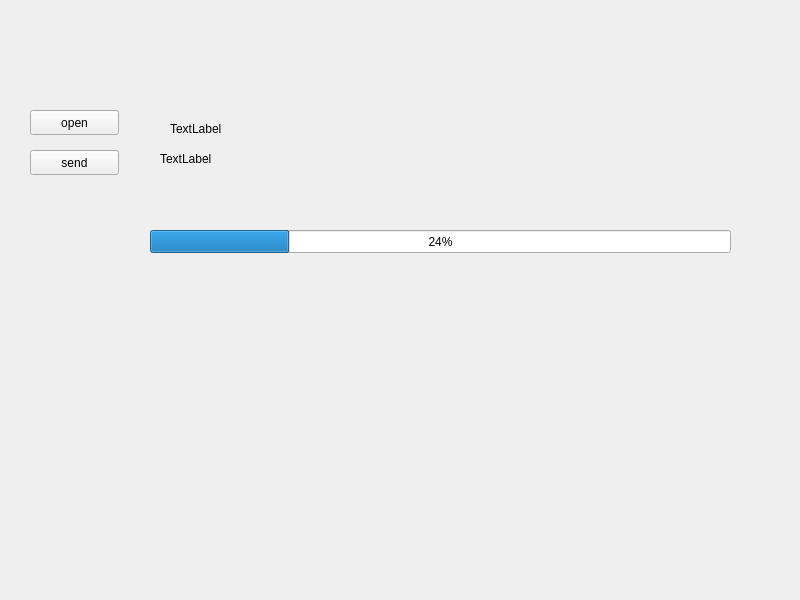
<?xml version="1.0" encoding="UTF-8"?>
<ui version="4.0">
 <class>Widget</class>
 <widget class="QWidget" name="Widget">
  <property name="geometry">
   <rect>
    <x>0</x>
    <y>0</y>
    <width>800</width>
    <height>600</height>
   </rect>
  </property>
  <property name="windowTitle">
   <string>Widget</string>
  </property>
  <widget class="QPushButton" name="openpushbutton">
   <property name="geometry">
    <rect>
     <x>30</x>
     <y>110</y>
     <width>89</width>
     <height>25</height>
    </rect>
   </property>
   <property name="text">
    <string>open</string>
   </property>
  </widget>
  <widget class="QPushButton" name="sendpushbutton">
   <property name="geometry">
    <rect>
     <x>30</x>
     <y>150</y>
     <width>89</width>
     <height>25</height>
    </rect>
   </property>
   <property name="text">
    <string>send</string>
   </property>
  </widget>
  <widget class="QLabel" name="progressLabel">
   <property name="geometry">
    <rect>
     <x>170</x>
     <y>120</y>
     <width>561</width>
     <height>17</height>
    </rect>
   </property>
   <property name="text">
    <string>TextLabel</string>
   </property>
  </widget>
  <widget class="QProgressBar" name="sendProgressBar">
   <property name="geometry">
    <rect>
     <x>150</x>
     <y>230</y>
     <width>581</width>
     <height>23</height>
    </rect>
   </property>
   <property name="value">
    <number>24</number>
   </property>
  </widget>
  <widget class="QLabel" name="sendStatusLabel">
   <property name="geometry">
    <rect>
     <x>160</x>
     <y>150</y>
     <width>561</width>
     <height>17</height>
    </rect>
   </property>
   <property name="text">
    <string>TextLabel</string>
   </property>
  </widget>
 </widget>
 <resources/>
 <connections/>
</ui>
